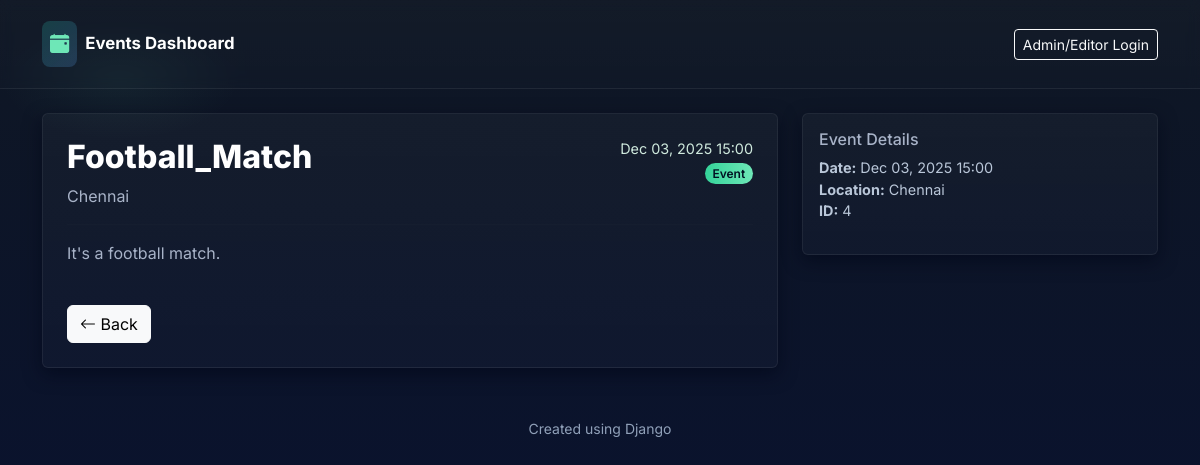
Page /4/ on the committed database.
### events/models.py (models this page shows, shortened)
class Event(models.Model):
    name = models.CharField(max_length=200)
    description = models.TextField(blank=True)
    event_date = models.DateTimeField()
    location = models.CharField(max_length=200)

### events/views.py (the view)
# urls.py: path("<int:pk>/", views.event_detail, name="detail"),
def event_detail(request, pk):
    ev = get_object_or_404(Event, pk=pk)
    return render(request, "events/detail.html", {"event": ev})

### templates/events/detail.html
{% extends "base.html" %}
{% block content %}
<div class="row">
    <div class="col-lg-8">
        <div class="card card-glass p-4">
            <div class="d-flex justify-content-between align-items-start">
                <div>
                    <h2 style="font-weight:800; color:#ffffff;">{{ event.name }}</h2>
                    <div class="muted">{{ event.location }}</div>
                </div>
                <div class="text-end">
                    <div class="event-date">{{ event.event_date|date:"M d, Y H:i" }}</div>
                    <span class="badge badge-accent rounded-pill">Event</span>
                </div>
            </div>
            <hr class="my-3" style="border-color: rgba(255,255,255,0.04)">
            <p class="muted">{{ event.description }}</p>
            <div class="mt-4 d-flex gap-2">
                <a class="btn btn-light" href="{% url 'events:list' %}"><i class="bi bi-arrow-left"></i> Back</a>
            </div>
        </div>
    </div>
    <div class="col-lg-4">
        <div class="card card-glass p-3">
            <h6 class="muted">Event Details</h6>
            <ul class="list-unstyled small-muted">
                <li><strong>Date:</strong> {{ event.event_date|date:"M d, Y H:i" }}</li>
                <li><strong>Location:</strong> {{ event.location }}</li>
                <li><strong>ID:</strong> {{ event.pk }}</li>
            </ul>
        </div>
    </div>
</div>
{% endblock %}

### templates/base.html (style rules this page uses)
:root { --bg-1: #0f1724; --bg-2: #071033; --card: rgba(255, 255, 255, 0.05); --glass-border: rgba(255, 255, 255, 0.06); --accent: #6ee7b7; }
body { font-family: 'Inter', system-ui, -apple-system, "Segoe UI", Roboto, "Helvetica Neue", Arial; background: radial-gradient(1200px 600px at 10% 10%, rgba(110, 231, 183, 0.06), transparent 10%), linear-gradient(180deg, var(--bg-1), var(--bg-2)); color: #e6eef8; min-height: 100vh; }
.card-glass { background: linear-gradient(180deg, rgba(255, 255, 255, 0.03), rgba(255, 255, 255, 0.02)); border: 1px solid var(--glass-border); box-shadow: 0 6px 18px rgba(2, 6, 23, 0.6); transition: transform .18s ease, box-shadow .18s ease; }
.badge-accent { background: linear-gradient(90deg, #34d399, #6ee7b7); color: #012; font-weight: 600; }
.muted { color: #a8b3c8; }
.small-muted { color: #b9c6d8; font-size: 0.9rem; }
.event-date { font-size: 0.9rem; color: #cfe9dd; }

### rows in the picture
Event: name "Football_Match", location "Chennai", event_date "Dec 03, 2025 15:00", description "It's a football match.", pk "4"
